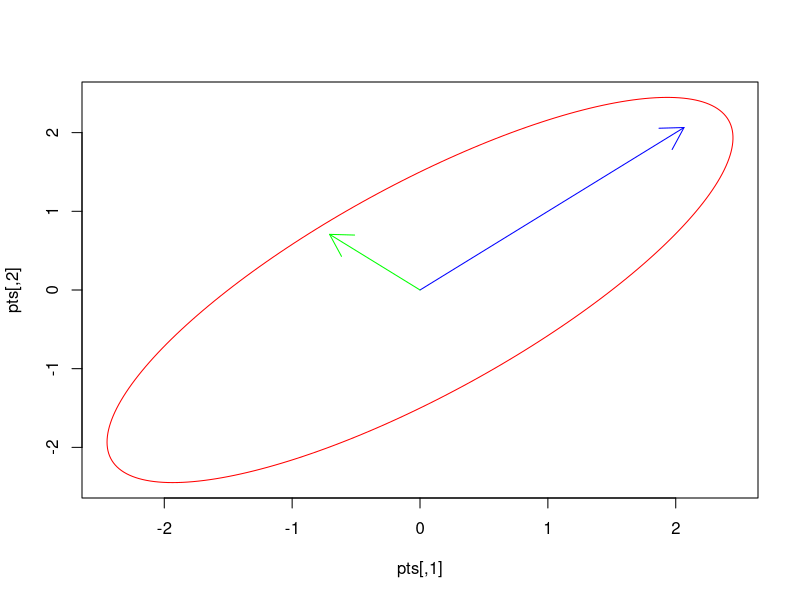
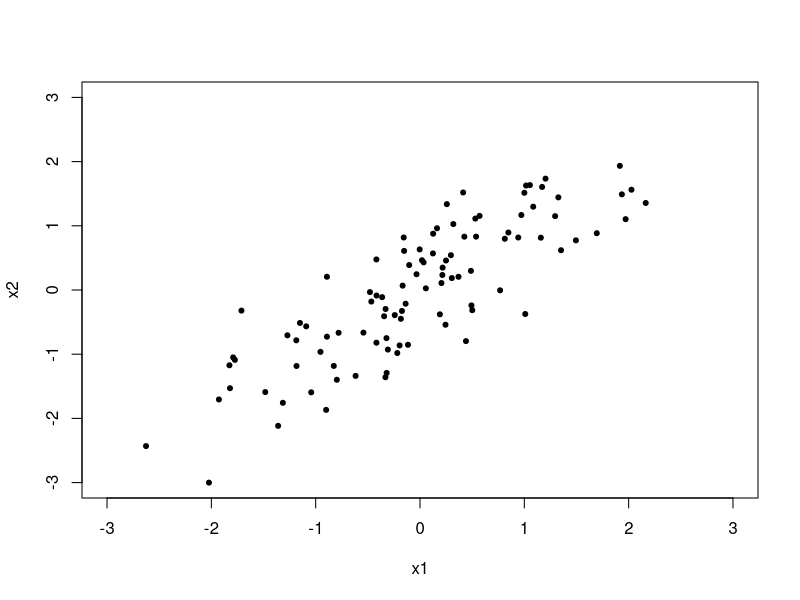
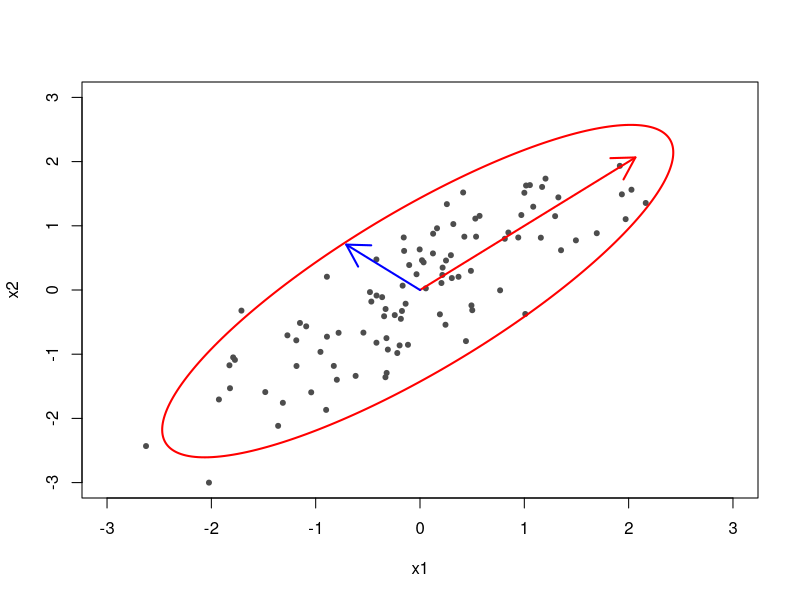
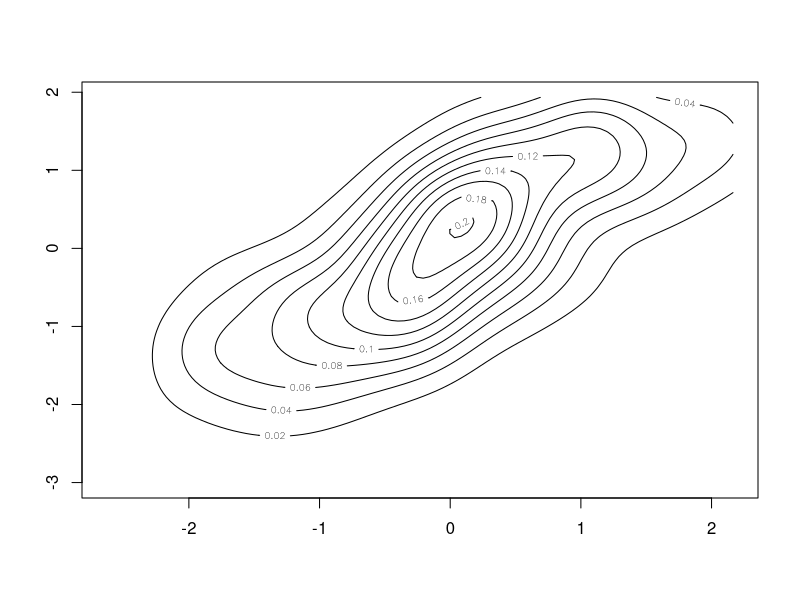
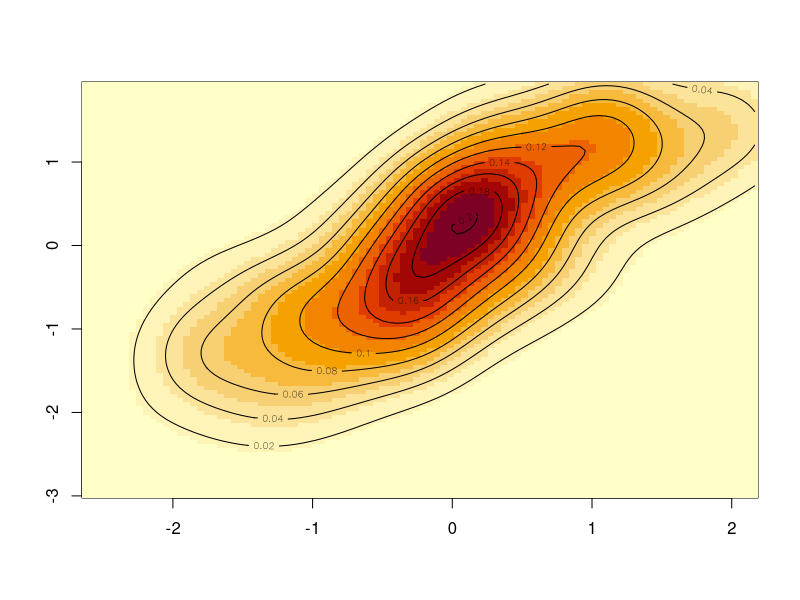

Here is the R script that generated these plots, in order:
## ---- chunk 1
knitr::opts_chunk$set(
  echo = TRUE,
  comment = "#",
  fig.path = "figures/",
  fig.height = 3.5,
  fig.width = 3.5,
  fig.align = "center",
  cache = FALSE,
  warnings = FALSE,
  message = FALSE)
knitr::opts_knit$set(
  root.dir="data/"
  )
## ---- chunk 2
library(mvtnorm)
# density at (0,0) of standard bivariate MVN 
dmvnorm(x = c(0,0)) 
# density at (0,0) of bivariate MVN with mean (1,1)
# cov diag(2,2)
dmvnorm(x = c(0,0), mean=c(1,1), sigma = diag(2,2)) 
## ---- chunk 3
sigma1 <- matrix(c(1, 3/5, 1/3, 3/5, 1, 
                   11/15, 1/3, 11/15, 1), nrow = 3)
pmvnorm(mean = c(0, 0, 0), sigma = sigma1, 
        lower = c(-Inf, -Inf, -Inf), upper = c(1, 4, 2))
## ---- chunk 4
mu0 <- c(0, 0) # population mean
mu0
# pop'n covariance matrix
# sigma11 = sigma22 = 1, rho = sigma12 = 0.79
Sigma0 <- matrix(c(1, .79, .79, 1), 2) 
Sigma0
## ---- chunk 5
e <- eigen(Sigma0) # compute eigenvalues/eigenvectors
lambda <- e$values  # eigenvalues only
lambda
evec <- e$vector  # eigenvectors only
evec
## ---- chunk 6
sqrt(lambda[1])/sqrt(lambda[2])
## ---- chunk 7
# ellipse function is in mixtools package
mixtools::ellipse(mu0, Sigma0, newplot = TRUE, 
            type = "l", col = "red") # curve, color
# first eigenvector, major-axis is 2.92 times longer
arrows(0, 0, 2.92*evec[1,1], 2.92*evec[2,1], col = "blue") 
# second eigenvector
arrows(0, 0, evec[1,2], evec[2,2], col = "green")
## ---- chunk 8
set.seed(21) # set a seed # to get the same points
# generate 100 points using `mvnorm`
X.samp <- rmvnorm(100, mean = mu0, sigma = Sigma0)
colnames(X.samp) <- c("x1", "x2") # change colnames
colMeans(X.samp) # sample means
cov(X.samp)   # sample covariance
## ---- chunk 9
plot(X.samp, # sample data
     pch = 20, # solid dot points
     xlim = c(-3, 3), ylim = c(-3, 3)) # set axis limits
## ---- chunk 10
library(mixtools) # ellipse function
# Function to draw ellipse for bivariate normal data
ellipse_bvn <- function(bvn, alpha){
  Xbar <- apply(bvn,2,mean)
  S <- cov(bvn)
  ellipse(Xbar, S, alpha,  col="red", lwd = 2)
}

plot(X.samp, pch = 20,
     xlim = c(-3, 3), ylim = c(-3, 3), col = "grey30")
ellipse_bvn(X.samp, alpha = 0.05)

arrows(0, 0, 2.92*evec[1,1], 2.92*evec[2,1], col = "red", lwd = 2)
arrows(0, 0, evec[1,2], evec[2,2], col = "blue", lwd = 2)
## ---- chunk 11
# we obtain a kernel density estimate of X.samp
X.kde <- MASS::kde2d(X.samp[,1], X.samp[,2], n = 100)
str(X.kde) # check structure of kde output
## ---- chunk 12
# plot the contours of the kde output
contour(X.kde)
## ---- chunk 13
image(X.kde) # use image function to create a base plot
contour(X.kde, add = T) # add the contours
